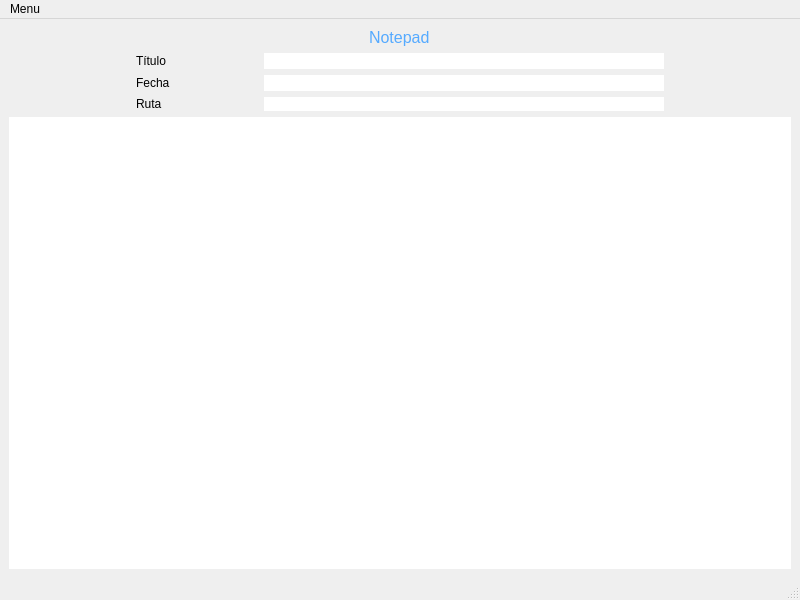
<?xml version="1.0" encoding="UTF-8"?>
<ui version="4.0">
 <class>MainWindow</class>
 <widget class="QMainWindow" name="MainWindow">
  <property name="geometry">
   <rect>
    <x>0</x>
    <y>0</y>
    <width>800</width>
    <height>600</height>
   </rect>
  </property>
  <property name="windowTitle">
   <string>MainWindow</string>
  </property>
  <widget class="QWidget" name="centralwidget">
   <layout class="QGridLayout" name="gridLayout">
    <item row="4" column="0">
     <widget class="QTextEdit" name="textoNota">
      <property name="styleSheet">
       <string notr="true">border: none;</string>
      </property>
     </widget>
    </item>
    <item row="2" column="0">
     <layout class="QHBoxLayout" name="horizontalLayout_3">
      <item>
       <widget class="QLabel" name="label_7">
        <property name="text">
         <string/>
        </property>
       </widget>
      </item>
      <item>
       <widget class="QLabel" name="label_4">
        <property name="text">
         <string>Fecha</string>
        </property>
       </widget>
      </item>
      <item>
       <widget class="QLineEdit" name="lineFecha">
        <property name="maximumSize">
         <size>
          <width>400</width>
          <height>16777215</height>
         </size>
        </property>
        <property name="styleSheet">
         <string notr="true">border: none;</string>
        </property>
       </widget>
      </item>
      <item>
       <widget class="QLabel" name="label_8">
        <property name="text">
         <string/>
        </property>
       </widget>
      </item>
     </layout>
    </item>
    <item row="1" column="0">
     <layout class="QHBoxLayout" name="horizontalLayout_2">
      <item>
       <widget class="QLabel" name="label_6">
        <property name="text">
         <string/>
        </property>
       </widget>
      </item>
      <item>
       <widget class="QLabel" name="label">
        <property name="text">
         <string>Título</string>
        </property>
       </widget>
      </item>
      <item>
       <widget class="QLineEdit" name="lineTitulo">
        <property name="maximumSize">
         <size>
          <width>400</width>
          <height>16777215</height>
         </size>
        </property>
        <property name="styleSheet">
         <string notr="true">border: none;</string>
        </property>
       </widget>
      </item>
      <item>
       <widget class="QLabel" name="label_5">
        <property name="text">
         <string/>
        </property>
       </widget>
      </item>
     </layout>
    </item>
    <item row="3" column="0">
     <layout class="QHBoxLayout" name="horizontalLayout_4">
      <item>
       <widget class="QLabel" name="label_9">
        <property name="text">
         <string/>
        </property>
       </widget>
      </item>
      <item>
       <widget class="QLabel" name="label_10">
        <property name="text">
         <string>Ruta</string>
        </property>
       </widget>
      </item>
      <item>
       <widget class="QLabel" name="labelRuta">
        <property name="minimumSize">
         <size>
          <width>400</width>
          <height>0</height>
         </size>
        </property>
        <property name="maximumSize">
         <size>
          <width>400</width>
          <height>16777215</height>
         </size>
        </property>
        <property name="styleSheet">
         <string notr="true">background-color: rgb(255, 255, 255);</string>
        </property>
        <property name="text">
         <string/>
        </property>
       </widget>
      </item>
      <item>
       <widget class="QLabel" name="label_11">
        <property name="text">
         <string/>
        </property>
       </widget>
      </item>
     </layout>
    </item>
    <item row="0" column="0" alignment="Qt::AlignHCenter|Qt::AlignVCenter">
     <widget class="QLabel" name="labelNotepad">
      <property name="styleSheet">
       <string notr="true">color: rgb(85, 170, 255);
font-size: 16px;</string>
      </property>
      <property name="text">
       <string>Notepad</string>
      </property>
     </widget>
    </item>
   </layout>
  </widget>
  <widget class="QMenuBar" name="menubar">
   <property name="geometry">
    <rect>
     <x>0</x>
     <y>0</y>
     <width>800</width>
     <height>21</height>
    </rect>
   </property>
   <widget class="QMenu" name="menuAbrir">
    <property name="title">
     <string>Menu</string>
    </property>
    <addaction name="actionAbrir"/>
    <addaction name="actionGuardar"/>
   </widget>
   <addaction name="menuAbrir"/>
  </widget>
  <widget class="QStatusBar" name="statusbar"/>
  <action name="actionAbrir">
   <property name="text">
    <string>Abrir</string>
   </property>
  </action>
  <action name="actionGuardar">
   <property name="text">
    <string>Guardar</string>
   </property>
  </action>
 </widget>
 <resources/>
 <connections/>
</ui>
